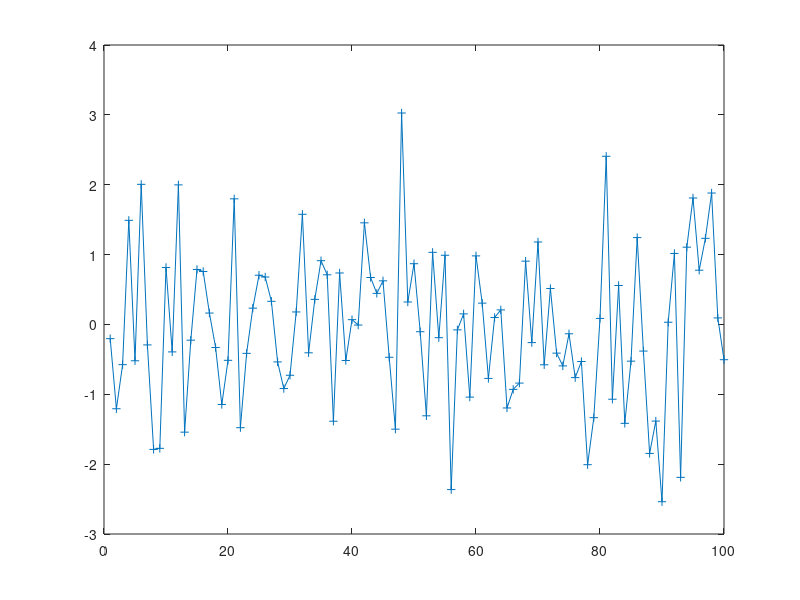

Source code (MATLAB):
function result = test_line_marker_001
a = figure;
p = plot(randn(100,1));
markers = {'+','o','*','.','x','square','s','diamond','d','^','v','>','<'};
result = false;
for i = 1:numel(markers)
  try
    set(p,'marker',markers{i});
    if (~strcmp(get(p,'marker')(1),markers{i}(1)))
       printf('Unable to use marker type %s\n',markers{i})
       return
    end
    draw
  catch
    lasterr
    return 
  end
end
close(a)
result = true;
